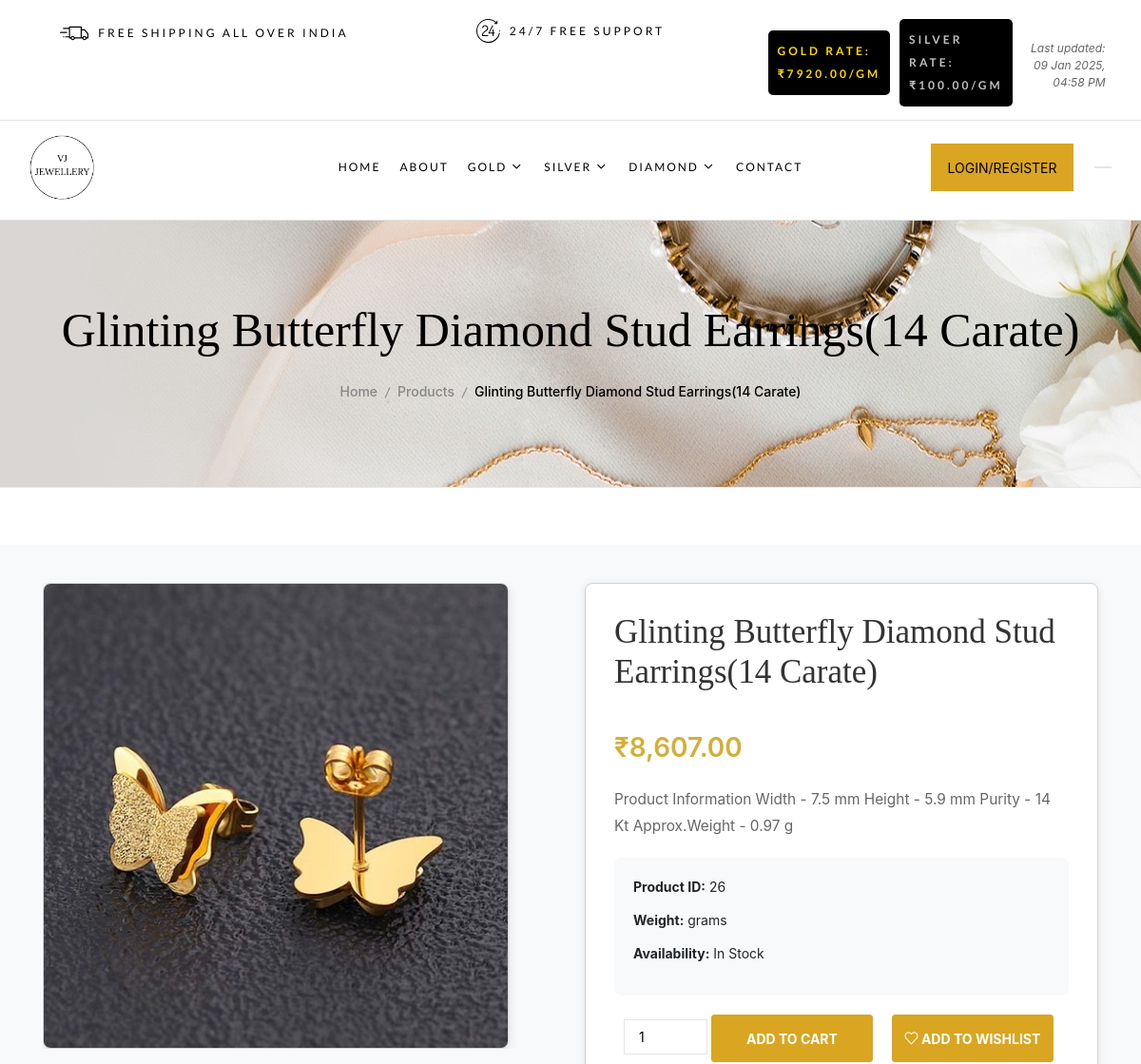
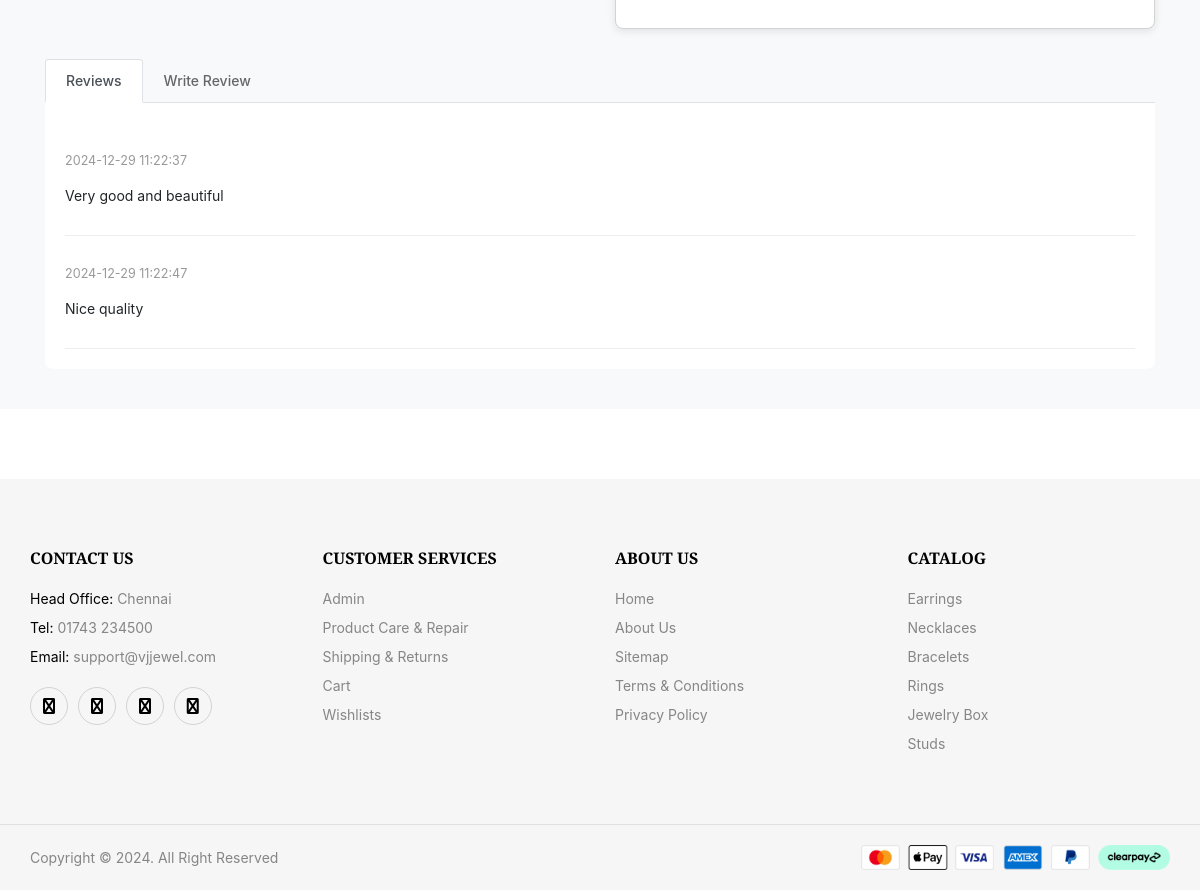
The page /single-product.php?pid=26 on the database its author committed (2 pictures, top to bottom).
### tables this page shows
CREATE TABLE `rates` (
  `id` int(11) NOT NULL,
  `gold_rate` decimal(10,2) DEFAULT NULL,
  `silver_rate` decimal(10,2) DEFAULT NULL,
  `created_by` int(11) DEFAULT NULL,
  `created_at` timestamp NOT NULL DEFAULT current_timestamp()
);

CREATE TABLE `products` (
  `id` int(11) NOT NULL,
  `category` int(11) NOT NULL,
  `subCategory` int(11) DEFAULT NULL,
  `type` varchar(100) DEFAULT NULL,
  `productName` varchar(255) DEFAULT NULL,
  `productweight` varchar(255) DEFAULT NULL,
  `productPrice` int(11) DEFAULT NULL,
  `gender` varchar(100) DEFAULT NULL,
  `productDescription` longtext DEFAULT NULL,
  `productImage1` varchar(255) DEFAULT NULL,
  `productImage2` varchar(255) DEFAULT NULL,
  `productImage3` varchar(255) DEFAULT NULL,
  `shippingCharge` int(11) DEFAULT NULL,
  `productAvailability` varchar(255) DEFAULT NULL,
  `postingDate` timestamp NULL DEFAULT current_timestamp(),
  `updationDate` timestamp NULL DEFAULT NULL ON UPDATE current_timestamp(),
  `addedBy` int(11) DEFAULT NULL,
  `lastUpdatedBy` int(2) DEFAULT NULL,
  `caller_review` int(11) DEFAULT 0
);

CREATE TABLE `tblreview` (
  `ID` int(10) NOT NULL,
  `ProductID` int(10) DEFAULT NULL,
  `ReviewTitle` varchar(200) DEFAULT NULL,
  `Review` mediumtext DEFAULT NULL,
  `UserId` int(5) DEFAULT NULL,
  `DateofReview` timestamp NOT NULL DEFAULT current_timestamp() ON UPDATE current_timestamp(),
  `Remark` varchar(200) DEFAULT NULL,
  `Status` varchar(200) DEFAULT NULL,
  `UpdationDate` timestamp NOT NULL DEFAULT current_timestamp()
);

### single-product.php (the view, shortened to what this page needs)
  <?php
include('includes/config.php');
if(isset($_GET['pid'])) {
    $pid = $_GET['pid'];
    $query = mysqli_query($con, "SELECT * FROM products WHERE id = '$pid'");
    $product = mysqli_fetch_array($query);
}
?>
<!DOCTYPE html>
<html lang="en">
<head>
	<link rel="stylesheet" media="all" href="css/style.css">
		<link rel="stylesheet" href="libs/bootstrap/css/bootstrap.min.css" type="text/css">
		<link rel="stylesheet" href="libs/feather-font/css/iconfont.css" type="text/css">
		<link rel="stylesheet" href="libs/icomoon-font/css/icomoon.css" type="text/css">
		<link rel="stylesheet" href="libs/font-awesome/css/font-awesome.css" type="text/css">
		<link rel="stylesheet" href="libs/wpbingofont/css/wpbingofont.css" type="text/css">
		<link rel="stylesheet" href="libs/elegant-icons/css/elegant.css" type="text/css">
		<link rel="stylesheet" href="libs/slick/css/slick.css" type="text/css">
		<link rel="stylesheet" href="libs/slick/css/slick-theme.css" type="text/css">
		<link rel="stylesheet" href="libs/mmenu/css/mmenu.min.css" type="text/css">
		<link rel="stylesheet" href="libs/slider/css/jslider.css">
		<link rel="stylesheet" href="libs/select2/css/select2.min.css">
		<link rel="stylesheet" href="assets/css/app.css" type="text/css">
		<link rel="stylesheet" href="assets/css/responsive.css" type="text/css">
		<link rel="stylesheet" href="https://cdnjs.cloudflare.com/ajax/libs/font-awesome/6.7.1/css/all.min.css" />
	</head>
	<body>
    <?php include_once('includes/header.php');?>
    <div id="site-main" class="site-main">
            <div id="main-content" class="main-content">
                <div id="primary" class="content-area">
                    <div id="title" class="page-title">
                        <div class="section-container">
                            <div class="content-title-heading">
                                <h1 class="text-title-heading">
                                    <?php echo $product['productName']; ?>
                                </h1>
                            </div>
                            <div class="breadcrumbs">
                                <a href="index.php">Home</a><span class="delimiter"></span><a href="products.php">Products</a><span class="delimiter"></span><span><?php echo $product['productName']; ?></span>
                            </div>
                        </div>
                    </div>
    <div class="product-container">
        <div class="container">
            <div class="row">
                <?php
                $pid=$_GET['pid'];
                $ret=mysqli_query($con,"select * from products where id='$pid'");
                while ($row=mysqli_fetch_array($ret)) {
                ?>
                <div class="col-md-6">
                    <div class="product-image-wrapper">
                        <div class="product-image-container">
                            <img src="admin/productimages/<?php echo $row['productImage1'];?>"
                                 alt="<?php echo $row['productName'];?>"
                                 class="product-image primary img-fluid">
                        </div>
                    </div>
                </div>
                <div class="col-md-6">
                    <div class="product-details" style="padding: 30px; border: 1px solid lightgray;">
                        <h1 class="product-title"><?php echo $row['productName'];?></h1>
                        <p class="product-price">₹<?php echo number_format($row['productPrice'], 2);?></p>
                        <div class="product-description"><?php echo $row['productDescription'];?></div>
                        <div class="product-info">
                            <p><strong>Product ID:</strong> <?php echo $row['id'];?></p>
                            <p><strong>Weight:</strong> <?php echo $row['productweight'];?> grams</p>
                            <p><strong>Availability:</strong> <?php echo $row['productAvailability'];?></p>
                        </div>
                        <div class="buttons" style="display: flex; gap: 20px; padding-left: 10px;">
                            <form method="post">
                                    <input type="number" name="quantity" value="1" min="1" max="10">
								<button style="background-color: goldenrod; height: 50px; width: 170px; color: white; font-weight: bold;" type="submit" name="submit" class="btn"><i class="icon-cart"></i>  ADD TO CART</button>
								</form>
                            <form method="post">
								<button style="background-color: goldenrod; height: 50px; width: 170px; color: white; font-weight: bold;" type="submit" name="wsubmit" class="btn"><i class="icon-heart"></i>  ADD TO WISHLIST</button>
								</form>
                        </div>
                    </div>
                </div>
                <?php } ?>
            </div>
            <div class="tabs-container">
                <ul class="nav nav-tabs" role="tablist">
                    <li class="nav-item">
                        <a class="nav-link active" data-toggle="tab" href="#reviews">Reviews</a>
                    </li>
                    <li class="nav-item">
                        <a class="nav-link" data-toggle="tab" href="#write-review">Write Review</a>
                    </li>
                </ul>
                <div class="tab-content">
                    <div id="reviews" class="tab-pane fade show active">
                        <?php
                        $query1=mysqli_query($con,"select * from tblreview join users on users.id=tblreview.UserId where ProductID='$pid' && Status='Review Accept'");
                        while ($result=mysqli_fetch_array($query1)) {
                        ?>
                        <div class="review-item">
                            <p class="review-date"><?php echo $result['DateofReview'];?></p>
                            <p><?php echo $result['Review'];?></p>
                        </div>
                        <?php } ?>
                    </div>
                </div>
            </div>
        </div>
    </div>
    <?php include_once('includes/footer.php');?>
</body>
</html>

### includes/header.php (shortened to what this page needs)
<?php
include_once('includes/config.php');
$sql = "SELECT t.typeName, t.typeDescription, t.creationDate as typeCreationDate,
        c.categoryName, c.id AS category_id, c.creationDate, s.subcategoryName
        FROM type t
        LEFT JOIN category c ON t.id = c.type_id
        LEFT JOIN subcategory s ON c.id = s.categoryid
        ORDER BY t.creationDate ASC, t.typeName ASC, c.creationDate ASC";
$result = $con->query($sql);
$typeData = [];
if ($result && $result->num_rows > 0) {
    while ($row = $result->fetch_assoc()) {
        $typeName = $row['typeName'];
        if (!isset($typeData[$typeName])) {
            $typeData[$typeName] = [
                'name' => $typeName,
                'description' => $row['typeDescription'],
                'creationDate' => $row['typeCreationDate'],
                'categories' => []
            ];
        }
        if ($row['categoryName']) {
            if (!isset($typeData[$typeName]['categories'][$row['categoryName']])) {
                $typeData[$typeName]['categories'][$row['categoryName']] = [
                    'name' => $row['categoryName'],
                    'subcategories' => []
                ];
            }
            if ($row['subcategoryName']) {
                $typeData[$typeName]['categories'][$row['categoryName']]['subcategories'][] = $row['subcategoryName'];
            }
        }
    }
    foreach ($typeData as $typeName => $type) {
        ksort($typeData[$typeName]['categories']);
        foreach ($typeData[$typeName]['categories'] as $categoryName => $category) {
            sort($typeData[$typeName]['categories'][$categoryName]['subcategories']);
        }
    }
}
?>
<!DOCTYPE html>
<html lang="en">
<head>
    <link rel="stylesheet" href="https://stackpath.bootstrapcdn.com/bootstrap/4.5.2/css/bootstrap.min.css">
</head>
<body>
    <header id="site-header" class="site-header header-v4">
        <div class="header-desktop">
            <div class="header-bottom">
                <div class="section-padding">
                    <div class="section-container p-l-r">
                        <div class="block block-feature">
                            <div class="block-widget-wrap">
                            <div class="row">
<div class="col-md-4 sm-m-b-50">
    <div class="box">
        <div class="box-icon">
            <span>
            </span>
        </div>
        <div class="box-title-wrap">
            <h3 class="box-title">
                 FREE SHIPPING ALL OVER INDIA
            </h3>
        </div>
    </div>
</div>
<div class="col-md-4">
    <div class="box">
        <div class="box-icon icon-3">
            <span>
            </span>
        </div>
        <div class="box-title-wrap">
            <h3 class="box-title">
                 24/7 Free Support
            </h3>
        </div>
    </div>
</div>
<?php
    $query = mysqli_query($con, "SELECT gold_rate, silver_rate, created_at FROM rates ORDER BY created_at DESC LIMIT 1");
    $row = mysqli_fetch_assoc($query);
    $gold_rate = $row['gold_rate'];
    $silver_rate = $row['silver_rate'];
    $last_updated = date('d M Y, h:i A', strtotime($row['created_at']));
?>
<div class="col-md-4">
    <div class="box" style="gap: 10px;">
        <div class="box-title-wrap" style="background-color: black; padding: 10px; border-radius: 5px;">
            <h3 class="box-title" style="color: gold; font-weight: bold;">
                Gold rate: ₹<?php echo $gold_rate; ?>/gm
            </h3>
        </div>
        <div class="box-title-wrap" style="background-color: black; padding: 10px; border-radius: 5px;">
            <h3 class="box-title" style="color: silver; font-weight: bold;">
                Silver rate: ₹<?php echo $silver_rate; ?>/gm
            </h3>
        </div>
        <div class="last-updated" style="text-align: right; font-size: 12px; color: #666; margin-top: 5px; font-style: italic;">
            Last updated: <?php echo $last_updated; ?>
        </div>
    </div>
</div>
</div>
                            </div>
                        </div>
                    </div>
                </div>
            </div>
            <hr>
            <div class="header-wrapper">
						<div class="section-padding">
							<div class="section-container large p-l-r">
								<div class="row">
									<div class="col-xl-3 col-lg-3 col-md-12 col-sm-12 col-12 header-left">
										<div >
											<a href="index.php">
												<img width="70px" height="140" src="media/logonew.png" alt="VJ - Jewellery">
											</a>
										</div>
									</div>
                            <div class="col-xl-6 col-lg-6 col-md-12 col-sm-12 col-12 text-center header-center">
                                <div class="site-navigation">
                                    <nav id="main-navigation">
                                        <ul id="menu-main-menu" class="menu">
                                        <li class="level-0 menu-item">
														<a href="index.php" ><span class="menu-item-text">Home</span></a>
													</li>
                                                    <li class="level-0 menu-item">
                                                <a href="about.php"><span class="menu-item-text">About</span></a>
                                            </li>
                                            <?php if (!empty($typeData)) : ?>
                                                <?php foreach ($typeData as $type) : ?>
													<li class="level-0 menu-item menu-item-has-children mega-menu mega-menu-fullwidth align-center">
                                                        <a href="#"><span class="menu-item-text"><?php echo htmlspecialchars($type['name']); ?></span></a>
                                                    </li>
                                                <?php endforeach; ?>
                                            <?php endif; ?>
                                            <li class="level-0 menu-item">
                                                <a href="contact.php"><span class="menu-item-text">Contact</span></a>
                                            </li>
                                        </ul>
                                    </nav>
                                </div>
                            </div>
                            <div class="col-xl-3 col-lg-3 col-md-12 col-sm-12 col-12 header-right">
										<div class="header-page-link">
											<?php if (strlen($_SESSION['jsmsuid']==0)) {?>
											<div class="login-header">
												<a class="btn" href="login.php"><button style="color:black; width: 150px; height: 50px; background-color: goldenrod;" >LOGIN/REGISTER</button></a>
											</div><?php }?>
										</div>
									</div>
                        </div>
                    </div>
                </div>
            </div>
        </div>
    </header>
</body>
</html>

### rows shown on the page
rates: gold_rate "7920.00", silver_rate "100.00", created_at "09 Jan 2025, 04:58 PM"
products: productName "Glinting Butterfly Diamond Stud Earrings(14 Carate)", productImage1 (picture), productPrice "8,607.00", productDescription "Product Information Width - 7.5 mm Height - 5.9 mm Purity - 14 Kt Approx.Weight - 0.97 g", id "26", productAvailability "In Stock"
tblreview: DateofReview "2024-12-29 11:22:37", Review "Very good and beautiful"
tblreview: DateofReview "2024-12-29 11:22:47", Review "Nice quality"

### other values the page prints
$type['name'] "GOLD"
$type['name'] "SILVER"
$type['name'] "DIAMOND"
